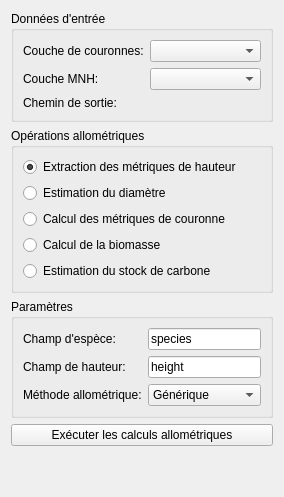
     <widget class="QWidget" name="tabAllometry">
      <attribute name="title">
       <string>Allométrie</string>
      </attribute>
      <layout class="QVBoxLayout" name="verticalLayout_10">
       <item>
        <widget class="QGroupBox" name="groupBoxAllometryInputs">
         <property name="title">
          <string>Données d'entrée</string>
         </property>
         <layout class="QGridLayout" name="gridLayout_10">
          <item row="0" column="0">
           <widget class="QLabel" name="labelCrownLayer">
            <property name="text">
             <string>Couche de couronnes:</string>
            </property>
           </widget>
          </item>
          <item row="0" column="1">
           <widget class="QgsMapLayerComboBox" name="mMapLayerComboBoxCrowns">
            <property name="filters">
             <set>QgsMapLayerProxyModel::VectorLayer</set>
            </property>
           </widget>
          </item>
          <item row="1" column="0">
           <widget class="QLabel" name="labelMNHLayerAllometry">
            <property name="text">
             <string>Couche MNH:</string>
            </property>
           </widget>
          </item>
          <item row="1" column="1">
           <widget class="QgsMapLayerComboBox" name="mMapLayerComboBoxMNHAllometry">
            <property name="filters">
             <set>QgsMapLayerProxyModel::RasterLayer</set>
            </property>
           </widget>
          </item>
          <item row="2" column="0">
           <widget class="QLabel" name="labelAllometryOutput">
            <property name="text">
             <string>Chemin de sortie:</string>
            </property>
           </widget>
          </item>
          <item row="2" column="1">
           <widget class="QgsFileWidget" name="mQgsFileWidgetAllometryOutput"/>
          </item>
         </layout>
        </widget>
       </item>
       <item>
        <widget class="QGroupBox" name="groupBoxAllometryOperations">
         <property name="title">
          <string>Opérations allométriques</string>
         </property>
         <layout class="QVBoxLayout" name="verticalLayout_11">
          <item>
           <widget class="QRadioButton" name="radioButtonHeightMetrics">
            <property name="text">
             <string>Extraction des métriques de hauteur</string>
            </property>
            <property name="checked">
             <bool>true</bool>
            </property>
           </widget>
          </item>
          <item>
           <widget class="QRadioButton" name="radioButtonEstimateDiameter">
            <property name="text">
             <string>Estimation du diamètre</string>
            </property>
           </widget>
          </item>
          <item>
           <widget class="QRadioButton" name="radioButtonCrownMetrics">
            <property name="text">
             <string>Calcul des métriques de couronne</string>
            </property>
           </widget>
          </item>
          <item>
           <widget class="QRadioButton" name="radioButtonBiomassCalculation">
            <property name="text">
             <string>Calcul de la biomasse</string>
            </property>
           </widget>
          </item>
          <item>
           <widget class="QRadioButton" name="radioButtonCarbonStock">
            <property name="text">
             <string>Estimation du stock de carbone</string>
            </property>
           </widget>
          </item>
         </layout>
        </widget>
       </item>
       <item>
        <widget class="QGroupBox" name="groupBoxAllometryParameters">
         <property name="title">
          <string>Paramètres</string>
         </property>
         <layout class="QGridLayout" name="gridLayout_11">
          <item row="0" column="0">
           <widget class="QLabel" name="labelSpeciesField">
            <property name="text">
             <string>Champ d'espèce:</string>
            </property>
           </widget>
          </item>
          <item row="0" column="1">
           <widget class="QLineEdit" name="lineEditSpeciesField">
            <property name="text">
             <string>species</string>
            </property>
           </widget>
          </item>
          <item row="1" column="0">
           <widget class="QLabel" name="labelHeightField">
            <property name="text">
             <string>Champ de hauteur:</string>
            </property>
           </widget>
          </item>
          <item row="1" column="1">
           <widget class="QLineEdit" name="lineEditHeightField">
            <property name="text">
             <string>height</string>
            </property>
           </widget>
          </item>
          <item row="2" column="0">
           <widget class="QLabel" name="labelAllometricMethod">
            <property name="text">
             <string>Méthode allométrique:</string>
            </property>
           </widget>
          </item>
          <item row="2" column="1">
           <widget class="QComboBox" name="comboBoxAllometricMethod">
            <item>
             <property name="text">
              <string>Générique</string>
             </property>
            </item>
            <item>
             <property name="text">
              <string>Mangrove</string>
             </property>
            </item>
            <item>
             <property name="text">
              <string>Forêt tropicale</string>
             </property>
            </item>
            <item>
             <property name="text">
              <string>Forêt tempérée</string>
             </property>
            </item>
           </widget>
          </item>
         </layout>
        </widget>
       </item>
       <item>
        <widget class="QPushButton" name="pushButtonRunAllometry">
         <property name="text">
          <string>Exécuter les calculs allométriques</string>
         </property>
        </widget>
       </item>
       <item>
        <spacer name="verticalSpacer_3">
         <property name="orientation">
          <enum>Qt::Vertical</enum>
         </property>
         <property name="sizeHint" stdset="0">
          <size>
           <width>20</width>
           <height>40</height>
          </size>
         </property>
        </spacer>
       </item>
      </layout>
     </widget>
